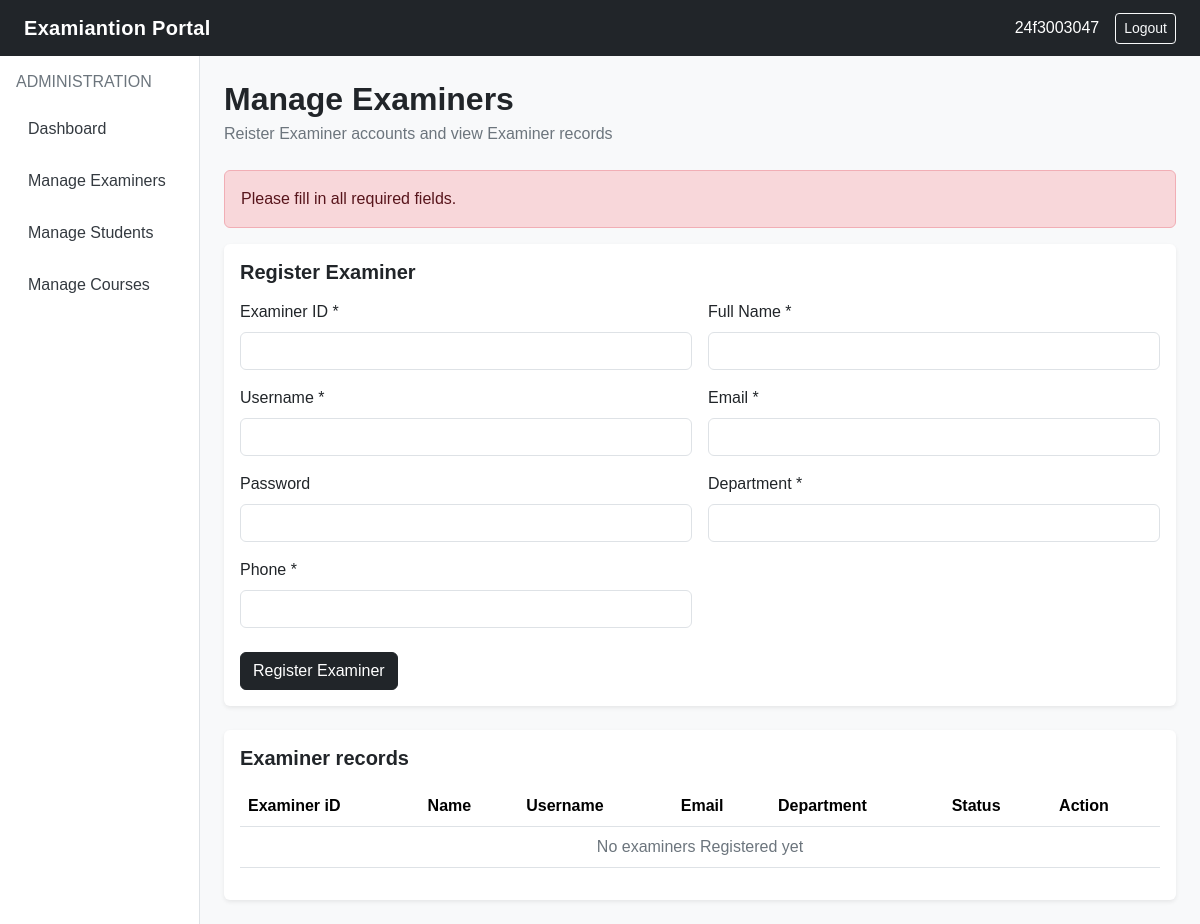
Before: /admin/examiners (signed in) with the older database file.
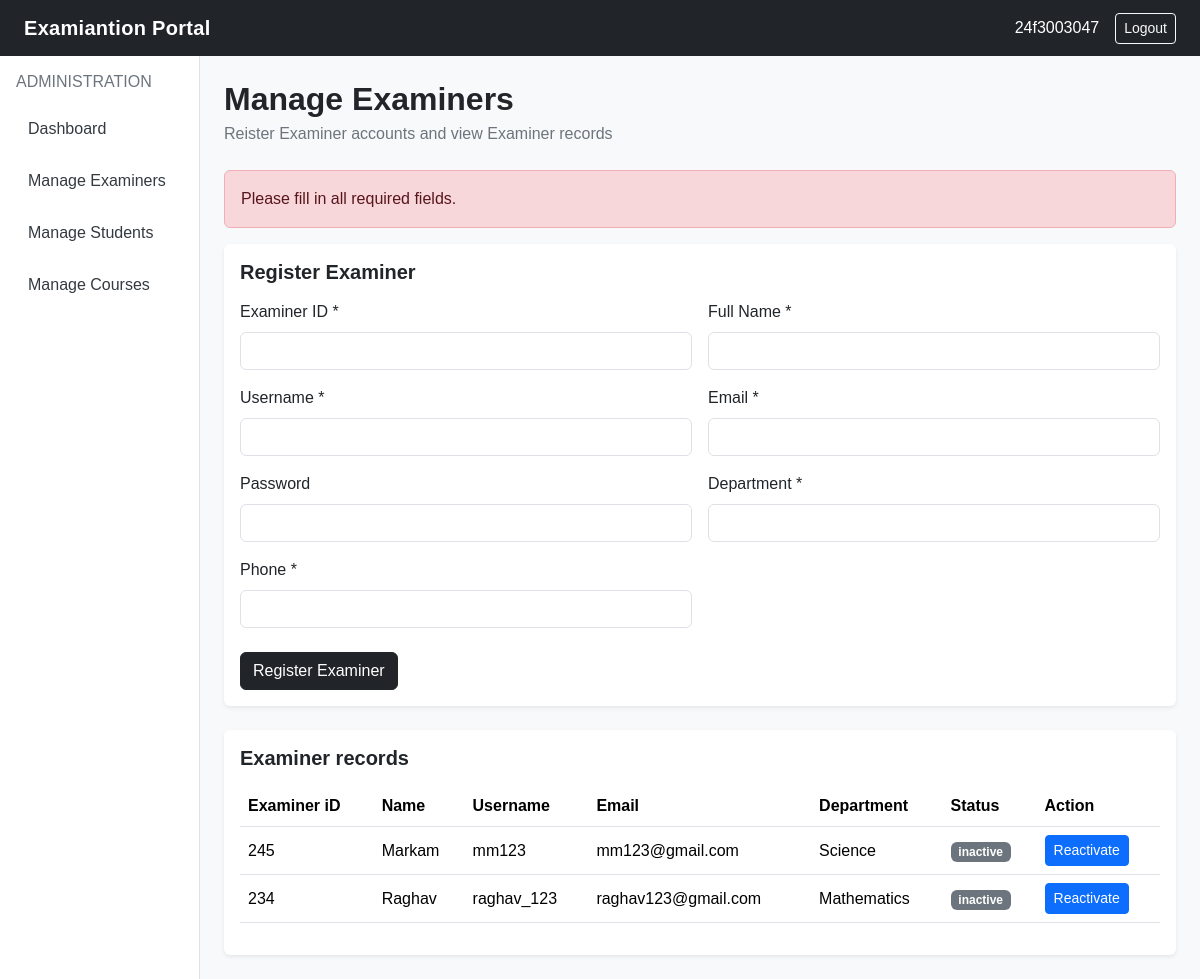
After: the same page with the newer database file.
### tables this page shows
CREATE TABLE examiners(
                               id INTEGER PRIMARY KEY AUTOINCREMENT,
                            user_id INTEGER NOT NULL UNIQUE,
                               examiner_id TEXT NOT NULL UNIQUE,
                               name TEXT  NOT NULL,
                               department TEXT,
                               phone TEXT,
                               status TEXT NOT NULL DEFAULT "pending"
                                CHECK (status in ('pending','approved','inactive')),
                                FOREIGN KEY (user_id) REFERENCES users(id)
                           );

CREATE TABLE users(
                               id INTEGER PRIMARY KEY AUTOINCREMENT,
                               username TEXT NOT NULL UNIQUE,
                               email TEXT NOT NULL UNIQUE,
                               password_hash TEXT NOT NULL,
                                role TEXT NOT NULL
                                check(role IN ('admin','examiner','student')),
                                created_at TEXT NOT NULL DEFAULT CURRENT_TIMESTAMP
                           );

### app.py (the view, shortened to what this page needs)
@app.route("/admin/examiners", methods =["GET","POST"])
def manage_examiners():
    if session.get("role")!="admin":
        return redirect(url_for("login"))
    error = None
    success = None
    if request.method == "POST" or request.method=="GET":
        examiner_id = request.form.get("examiner_id","").strip()
        name =request.form.get("name","").strip()
        username =request.form.get("username","").strip()
        email = request.form.get("email","").strip()
        password =request.form.get("password","")
        department = request.form.get("department","").strip()
        phone = request.form.get("phone","").strip()
        if not all([examiner_id,name,username,password,email]):
            error = "Please fill in all required fields."
        with get_db_connection() as conn:
            examiners = conn.execute(
                    """SELECT e.id,e.examiner_id,e.name,e.department,e.phone,e.status,u.username,u.email
                    FROM examiners AS e
                    JOIN users As u on e.user_id = u.id
                    ORDER BY e.id DESC
                    """).fetchall()
        if success:
            flash(success, "success")
        else:
            flash(error, "danger")
    return render_template(
                "admin_examiners.html",
                examiners = examiners,
                error = error,
                success =success
    )

### database.py (called while the page is built)
def get_db_connection():
    INSTANCE_DIR.mkdir(exist_ok =True)
    connection = sqlite3.connect(DATABASE_PATH)
    connection.row_factory = sqlite3.Row
    connection.execute("PRAGMA foreign_keys = ON")
    return connection

### templates/admin_examiners.html (shortened to what this page needs)
{% extends "base.html" %} {% block title %}Manage Examiners {% endblock %} {%
block content %}
<h2 class="fw-bold mb-1">Manage Examiners</h2>
<p class="text-secondary mb-4">
  Reister Examiner accounts and view Examiner records
</p>
{% with messages = get_flashed_messages(with_categories=true) %} {% for
category, message in messages %}
<div class="alert alert-{{ category }}">{{ message }}</div>
{% endfor %} {% endwith %}
<div class="card border-0 shadow-sm mb-4">
  <div class="card-body">
    <h5 class="fw-bold mb-3">Register Examiner</h5>
    <form method="POST" action="{{url_for('manage_examiners')}}">
      <div class="row g-3">
        <div class="col-md-6">
          <label for="examiner_id" class="form-label">Examiner ID *</label>
          <input
            id="examiner_id"
            name="examiner_id"
            class="form-control"
            required
          />
        </div>
        <div class="col-md-6">
          <label for="name" class="form-label">Full Name *</label>
          <input id="name" name="name" class="form-control" required />
        </div>
        <div class="col-md-6">
          <label for="username" class="form-label">Username *</label>
          <input id="username" name="username" class="form-control" required />
        </div>
        <div class="col-md-6">
          <label for="email" class="form-label">Email *</label>
          <input
            id="email"
            name="email"
            type="email"
            class="form-control"
            required
          />
        </div>
        <div class="col-md-6">
          <label for="password" class="form-label">Password</label>
          <input
            id="password"
            name="password"
            type="password"
            class="form-control"
            required
            minlength="12"
          />
        </div>
        <div class="col-md-6">
          <label for="department" class="form-label">Department *</label>
          <input
            id="department"
            name="department"
            class="form-control"
            required
          />
        </div>
        <div class="col-md-6">
          <label for="phone" class="form-label">Phone *</label>
          <input id="phone" name="phone" class="form-control" />
        </div>
      </div>
      <button type="submit" class="btn btn-dark mt-4">Register Examiner</button>
    </form>
  </div>
</div>
<div class="card border-0 shadow-sm">
  <div class="card-body">
    <h5 class="fw-bold mb-3">Examiner records</h5>
    <div class="table-responsive">
      <table class="table table-hover align-middle">
        <thead>
          <tr>
            <th>Examiner iD</th>
            <th>Name</th>
            <th>Username</th>
            <th>Email</th>
            <th>Department</th>
            <th>Status</th>
            <th>Action</th>
          </tr>
        </thead>
        <tbody>
          {% for examiner in examiners %}
          <tr>
            <td>{{examiner["examiner_id"]}}</td>
            <td>{{examiner["name"]}}</td>
            <td>{{examiner["username"]}}</td>
            <td>{{examiner["email"]}}</td>
            <td>{{examiner["department"] or "-"}}</td>
            <td>
              <span class="badge text-bg-secondary"
                >{{examiner["status"]}}</span
              >
            </td>
            <td>
              {% if examiner["status"] == "pending" %}
              <form
                method="POST"
                action="{{ url_for('update_examiner_status', examiner_id=examiner['id']) }}"
              >
                <input type="hidden" name="status" value="approved" />
                <button type="submit" class="btn btn-success btn-sm">
                  Approve
                </button>
              </form>
              {% elif examiner["status"] == "inactive" %}
              <form
                method="POST"
                action="{{ url_for('update_examiner_status', examiner_id=examiner['id']) }}"
              >
                <button type="submit" class="btn btn-primary btn-sm">
                  Reactivate
                </button>
              </form>
              {% endif %}
            </td>
          </tr>
          {% else %}
          <tr>
            <td colspan="7" class="text-center text-secondary">
              No examiners Registered yet
            </td>
          </tr>
          {% endfor %}
        </tbody>
      </table>
    </div>
  </div>
</div>
{% endblock %}

### templates/base.html (shortened to what this page needs)
<!doctype html>
<html>
    <head>
        <link href="https://cdn.jsdelivr.net/npm/bootstrap@5.3.3/dist/css/bootstrap.min.css" rel="stylesheet">
        <link rel ="stylesheet" href ="{{url_for('static',filename='css/style.css')}}">
    </head>
    <body class= "bg-light">
        <nav class = "navbar navbar-dark bg-dark px-4">
            <a class = "navbar-brand fw-bold" href ="{{url_for('admin_dashboard')}}">
                Examiantion Portal </a>
                {% if session.get("username")%}
                <div class = "d-flex align-items-center  gap-3">
                    <span class = "text-white">{{session.get("username")}}
                    </span>
                    <form method="POST" action={{url_for("logout")}}>
                        <button type= "submit" class="btn btn-outline-light btn-sm">Logout</button>
                    </form>
                </div>
                {% endif %}
            </nav>
            <div class =" container-fluid">
                <div class = "row">
                    {% if session.get("role")=="admin" %}
                    <aside class="col-md-3 col-lg-2 bg-white border-end min-vh-100 p-3">
                        <h6 class ="text-secondary text-uppercase mb-3">Administration</h6>
                        <nav class = "nav flex-column gap-2">
                            <a class = "nav-link" href ="{{url_for("admin_dashboard")}}">
                                Dashboard</a>
                                <a class ="nav-link" href="#">Manage Examiners</a>
                                <a class="nav-link" href ="#">Manage Students</a>
                                <a class = "nav-link" href ="#">Manage Courses</a>
                            </nav>
                        </aside>
                        {% endif %}
                        <main class = "{% if session.get("role")=="admin" %} col-md-9 col-lg-10{% else %} col-12{% endif %} p-4">
                            {% block content %}
                             {% endblock %}
                        </main>
                    </div>
                </div>
                </body>
            </html>

### static/style.css (style rules this page uses)
body { font-family: Arial, sans-serif; }
.navbar-brand { letter-spacing: 0.3px; }
aside .nav-link { color:#343a40; border-radius: 6px; padding: 10px 12px; }
main { min-height: calc(100vh-56px); }

Changed rows visible on the page:
added examiners: examiner_id "245", name "Markam", username "mm123", email "mm123@gmail.com", department "Science", status "inactive"
added examiners: examiner_id "234", name "Raghav", username "raghav_123", email "raghav123@gmail.com", department "Mathematics", status "inactive"
Other visible differences:
text no longer shown: "No examiners Registered yet"
